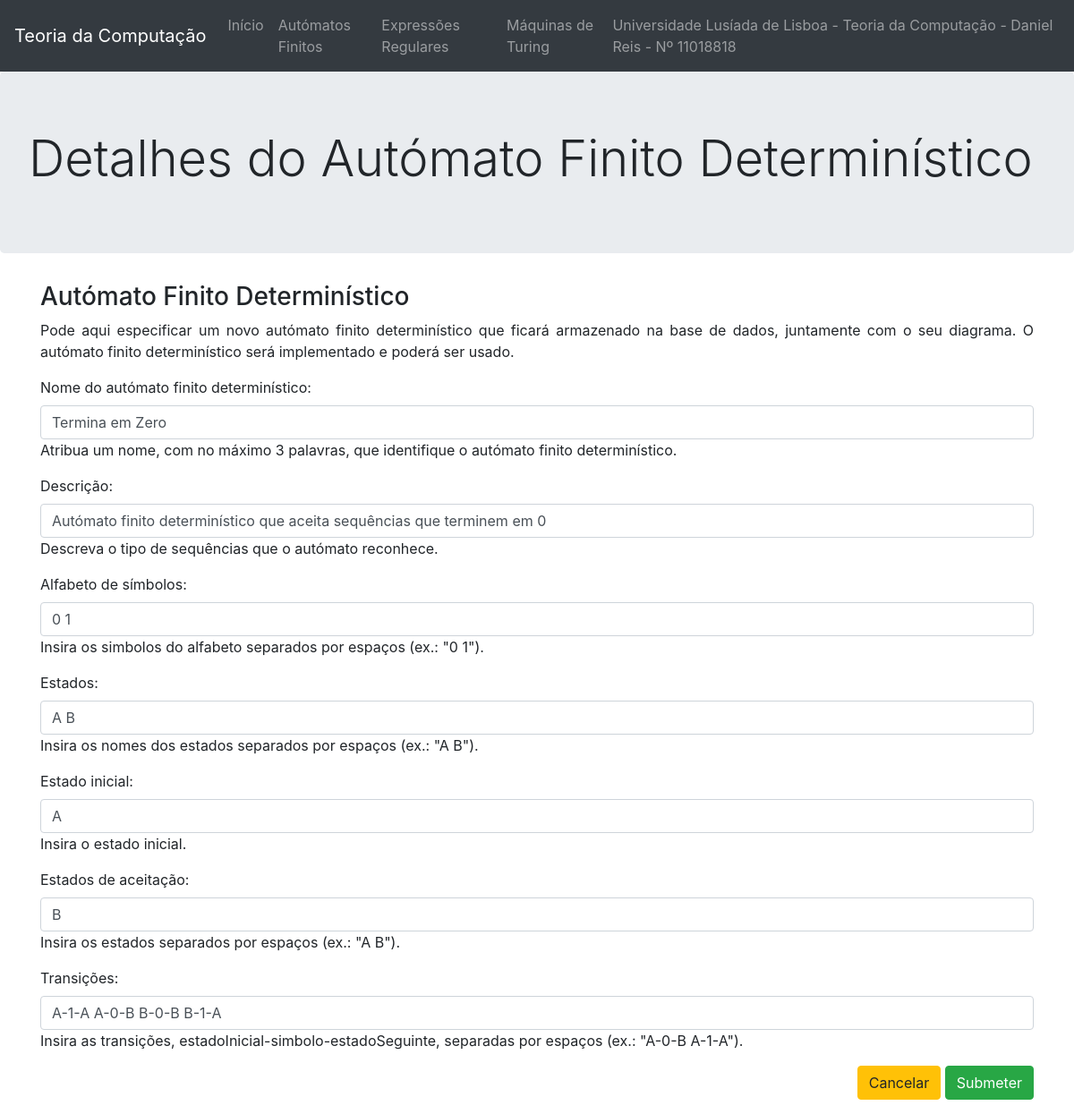
The page /editarAutomato/1 on the database its author committed.
### website/models.py (models this page shows, shortened)
class Automato(models.Model):
    nome = models.CharField(max_length=100)
    descricao = models.CharField(max_length=100)
    alfabeto = models.CharField(max_length=100)
    estados = models.CharField(max_length=100)
    estadoInicial = models.CharField(max_length=100)
    estadosAceitacao = models.CharField(max_length=100)
    dicTransicoes = models.CharField(max_length=1000)
    diagrama = models.CharField(max_length=100)
    filename = models.CharField(max_length=100)

### website/views.py (the view, shortened to what this page needs)
# urls.py: path('editarAutomato/<int:automato_id>', views.editarAutomato, name='editarAutomato'),
def editarAutomato(request, automato_id):
    instance = Automato.objects.get(id=automato_id)
    form = FormAutomato(request.POST or None, instance=instance)
    context = {'form': form, 'automato_id': automato_id}
    return render(request, 'website/editarAutomato.html', context)

### website/templates/website/editarAutomato.html (shortened to what this page needs)
{% extends 'website/layout.html' %}
{% block jumbotron %}
<div class="jumbotron">
    <h1 class="display-4">Detalhes do Autómato Finito Determinístico</h1>
</div>
{% endblock %}
{% block main %}
<main class="container text-justify">
    <h3>Autómato Finito Determinístico</h3>
    <p>Pode aqui especificar um novo autómato finito determinístico que ficará armazenado na base de dados, juntamente com o seu diagrama. O autómato finito determinístico será implementado e poderá ser usado.</p>
    <form class="form-group" action="{% url 'website:editarAutomato' automato_id %}" method="POST">
        {{ form.as_p }}
        <div class="text-right">
            <a href="{% url 'website:automatosFinitos' %}" role="button" class="btn btn-warning">Cancelar</a>
            <input type="submit" class="btn btn-success" value="Submeter">
        </div>
    </form>
</main>
{% endblock %}

### rows shown on the page
Automato: nome "Termina em Zero", descricao "Autómato finito determinístico que aceita sequências que terminem em 0", alfabeto "0 1", estados "A B", estadoInicial "A", estadosAceitacao "B", dicTransicoes "A-1-A A-0-B B-0-B B-1-A"
